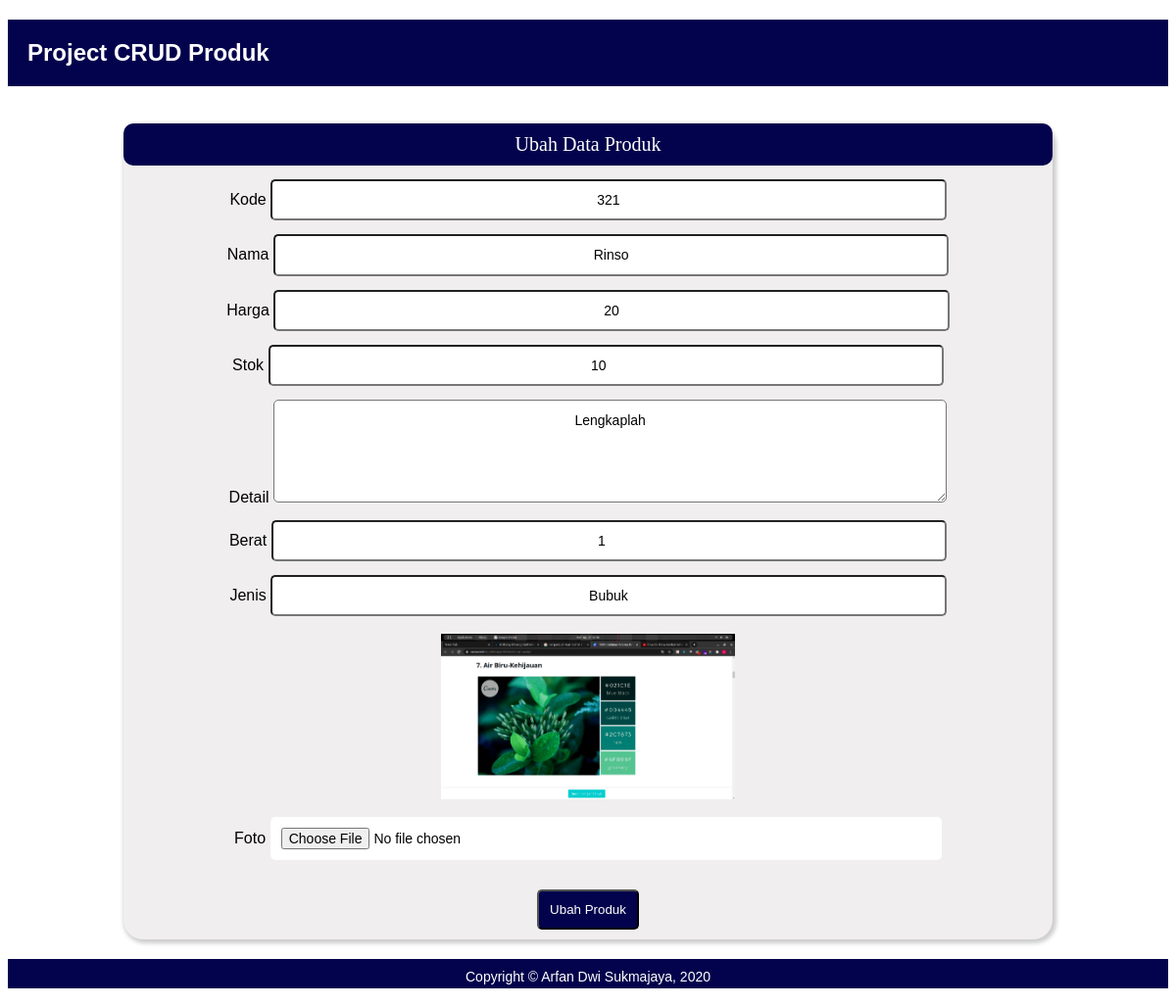
Page /?p=produkedit&id=3 on the committed database.
### tables this page shows
CREATE TABLE `b_produk` (
  `idprd` int(11) NOT NULL,
  `kodeprd` varchar(30) NOT NULL,
  `namaprd` varchar(30) NOT NULL,
  `hargaprd` double NOT NULL,
  `stokprd` int(11) NOT NULL,
  `detailprd` text NOT NULL,
  `beratprd` float NOT NULL,
  `jenisprd` varchar(30) NOT NULL,
  `fotoprd` text NOT NULL,
  `tglsimpan` datetime NOT NULL
);

### produkedit.php (the view, shortened to what this page needs)
<?php
  $sqlp = mysqli_query($kon, "SELECT * FROM b_produk WHERE idprd = '$_GET[id]'");
  $rp = mysqli_fetch_array($sqlp);
?>
<div class="card">
  <div class="kepalacard">
    Ubah Data Produk
  </div>
  <div class="isicard" style="text-align:center">
  <form action="" method="POST" enctype="multipart/form-data">
<label for="kode">Kode</label>
<input type="text" name="kode" id="kode" value="<?= $rp['kodeprd']; ?>">
<br>
<label for="nama">Nama</label>
<input type="text" name="nama" id="nama" value="<?= $rp['namaprd']; ?>">
<br>
<label for="harga">Harga</label>
<input type="text" name="harga" id="harga" value="<?= $rp['hargaprd']; ?>">
<br>
<label for="stok">Stok</label>
<input type="number" name="stok" id="stok" value="<?= $rp['stokprd']; ?>">
<br>
<label for="">Detail
  <textarea name="detail" id="detail" cols="50" rows="5"><?= $rp['detailprd']; ?></textarea>
</label>
<br>
<label for="berat">Berat</label>
<input type="number" name="berat" id="berat" value="<?= $rp['beratprd']; ?>">
<br>
<label for="jenis">Jenis</label>
<input type="text" name="jenis" id="jenis" value="<?= $rp['jenisprd']; ?>">
<br>
<br>
<?php
echo "<img src='foto/$rp[fotoprd]' width='300px' >";
?>
<br>
<label for="foto">Foto</label>
<input type="file" name="foto" id="foto">
<br>
<br>
<label>
  <input name="simpan" type="submit"  id="simpan" value="Ubah Produk">
</label>
</form>
</div>
</div>

### style.css (style rules this page uses)
* { font-family:sans-serif; }
input[type="text"], input[type="password"], input[type="file"], input[type="number"], select, textarea { width: 70%; padding: 0.8em; margin-top:1em; background-color: #ffffff; font-family:sans-serif; font-size:14px; text-align: center; border-radius: 5px; }
input[type="submit"] { width:auto;; margin-top:0.9em; color:#ffffff; background-color:rgb(3, 3, 77); padding:0.8em; cursor:pointer; font-family: sans-serif; border-radius:5px; }
.card { width:80%; margin: 0 auto; text-align:center; min-height: 230px; border:thin; box-shadow: 2px 2px 4px 2px rgba(0, 0, 0, 0.2); padding-bottom: 10px; border-radius:20px; background-color: #f0eeee; }
.kepalacard { border-radius:10px; padding:10px; background-color: rgb(3, 3, 77); color: #ffffff; font-family: Century Gothic; font-size: 20px; }

### rows in the picture
b_produk: kode "321", nama "Rinso", harga "20", stok "10", detail "Lengkaplah", berat "1", jenis "Bubuk", fotoprd (picture)
